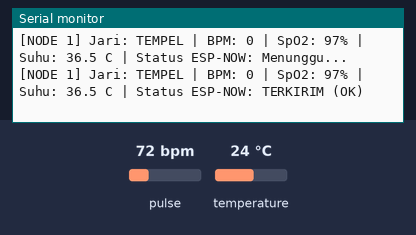
A sketch run on a simulated ESP32-C3. Parts: the last lines printed to the serial monitor. The inputs (shaded band) are chosen by the test bench; at power-on: pulse 72 bpm, temperature 24 °C.

Above: at 3.2 s.
3.3 s: pulse set to 42 bpm
At 3.8 s:
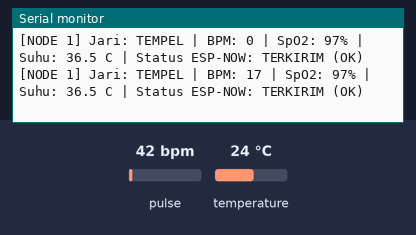
4.8 s: temperature set to 28 °C
At 5.5 s:
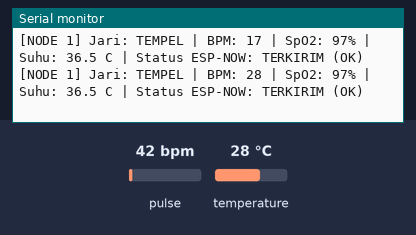
6.3 s: pulse set to 70 bpm
At 6.8 s:
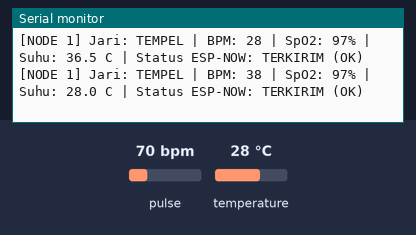
Timing chart, 0 to 9.3 s (numbered marks = the images above; inputs shaded):
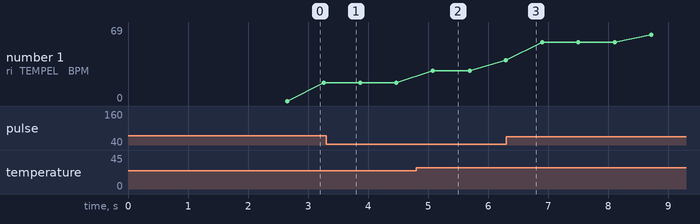

The sketch:

node1_oxymeter.ino
```cpp
/* =================================================================================
 * SMART HEALTH POSYANDU IoT (V4 FIREBASE ECOSYSTEM)
 * NODE 1: ESP32-C3 - Oximeter & Heart Rate (MAX30102 Murni)
 *
 * Sesuai referensi SMART_HEALTH-MASTER:
 * - Modul hanya menggunakan sensor MAX30102 (BPM & SpO2).
 * - Tanpa sensor eksternal DS18B20.
 * - Suhu dapat dibaca langsung dari sensor suhu internal chip MAX30102 (readTemperature()).
 * - I2C Pin otomatis mendeteksi:
 *     * Pin 8 (SDA) & Pin 9 (SCL) [Standar ESP32-C3 SuperMini / SMART_HEALTH-MASTER]
 *     * Pin 1 (SDA) & Pin 2 (SCL) [Alternatif]
 * - Deteksi pelepasan jari otomatis (Anti-ghost reading).
 * - Mengirimkan data via ESP-NOW Broadcast ke ESP32 CYD Gateway.
 * ================================================================================= */

#include <WiFi.h>
#include <esp_now.h>
#include <esp_wifi.h>
#include <Wire.h>
#include "MAX30105.h"
#include "heartRate.h"
#include "spo2_algorithm.h"

#define WIFI_CHANNEL 11

// ==========================================
// 1. HARDWARE & OBJEK SENSOR
// ==========================================
MAX30105 particleSensor;

// Pin I2C Utama (Sesuai referensi SMART_HEALTH-MASTER)
#define I2C_SDA_PRIMARY   8
#define I2C_SCL_PRIMARY   9

// Pin I2C Alternatif
#define I2C_SDA_FALLBACK  1
#define I2C_SCL_FALLBACK  2

// ==========================================
// 2. STRUKTUR DATA ESP-NOW (NODE 1)
// ==========================================
typedef struct struct_msg_oxy {
  int node_id;            // 1 = Node Oximeter & Heart Rate
  int bpm;                // Detak Jantung (BPM)
  int spo2;               // Saturasi Oksigen (%)
  float suhu;             // Suhu (°C) internal MAX30102 / tubuh
  bool finger_detected;   // Status apakah ada jari menempel
} struct_msg_oxy;

struct_msg_oxy myData;
uint8_t broadcastAddress[] = {0xFF, 0xFF, 0xFF, 0xFF, 0xFF, 0xFF};
esp_now_peer_info_t peerInfo;

// ==========================================
// 3. VARIABEL ALGORITMA MEDIS & TIMING
// ==========================================
const byte RATE_SIZE = 4;
byte rates[RATE_SIZE];
byte rateSpot = 0;
long lastBeat = 0;
float beatsPerMinute = 0;
int beatAvg = 0;
int calculatedSpO2 = 0;

float currentTemp = 36.5;
unsigned long lastTempReadTime = 0;
unsigned long lastSendTime = 0;
unsigned long lastSerialTime = 0;
String sendStatus = "Menunggu...";
bool sensorDetected = false;

void OnDataSent(const uint8_t *mac_addr, esp_now_send_status_t status) {
  sendStatus = (status == ESP_NOW_SEND_SUCCESS) ? "TERKIRIM (OK)" : "GAGAL (X)";
}

// ==========================================
// 4. SETUP
// ==========================================
void setup() {
  Serial.begin(115200);
  delay(2000); // Tunggu USB CDC terminal terhubung
  Serial.println("\n================================================");
  Serial.println("  [NODE 1] OXYMETER & HEART RATE (MAX30102)     ");
  Serial.println("  Mode: MAX30102 Standalone (Tanpa DS18B20)     ");
  Serial.println("================================================");

  // A. Inisialisasi Bus I2C dengan Auto-Detect Pin
  Wire.setTimeOut(50);
  Serial.printf("[I2C] Mencoba inisialisasi di Pin SDA=%d, SCL=%d...\n", I2C_SDA_PRIMARY, I2C_SCL_PRIMARY);
  Wire.begin(I2C_SDA_PRIMARY, I2C_SCL_PRIMARY, 100000);

  if (particleSensor.begin(Wire, 100000)) {
    sensorDetected = true;
    Serial.printf("[OK] MAX30102 Terdeteksi di Pin SDA=%d, SCL=%d!\n", I2C_SDA_PRIMARY, I2C_SCL_PRIMARY);
  } else {
    Serial.printf("[WARN] Tidak ditemukan di Pin %d & %d. Mencoba Fallback SDA=%d, SCL=%d...\n",
                  I2C_SDA_PRIMARY, I2C_SCL_PRIMARY, I2C_SDA_FALLBACK, I2C_SCL_FALLBACK);
    Wire.end();
    Wire.begin(I2C_SDA_FALLBACK, I2C_SCL_FALLBACK, 100000);
    if (particleSensor.begin(Wire, 100000)) {
      sensorDetected = true;
      Serial.printf("[OK] MAX30102 Terdeteksi di Pin SDA=%d, SCL=%d!\n", I2C_SDA_FALLBACK, I2C_SCL_FALLBACK);
    } else {
      Serial.println("[ERROR] Sensor MAX30102 tidak ditemukan di Pin 8/9 maupun Pin 1/2! Periksa kabel SDA/SCL.");
    }
  }

  if (sensorDetected) {
    // Setup MAX30102: LedPower 0x1F, sampleAverage 4, ledMode 2 (Red+IR), sampleRate 400Hz, pulseWidth 411us
    particleSensor.setup(0x1F, 4, 2, 400, 411, 4096);
    particleSensor.setPulseAmplitudeRed(0x1F);
    particleSensor.setPulseAmplitudeGreen(0);
    // Aktifkan sensor suhu internal chip MAX30102
    particleSensor.enableDIETEMPRDY();
    Serial.println("[OK] Sensor MAX30102 Siap Digunakan.");
  }

  // B. Inisialisasi WiFi Mode Station & Lock Channel 11
  WiFi.mode(WIFI_STA);
  WiFi.disconnect();

  if (esp_now_init() != ESP_OK) {
    Serial.println("[ERROR] Inisialisasi ESP-NOW Gagal!");
  } else {
    Serial.println("[OK] Inisialisasi ESP-NOW Berhasil.");
  }
  esp_now_register_send_cb((esp_now_send_cb_t)OnDataSent);

  // Set WiFi channel ke 11
  esp_wifi_set_channel(WIFI_CHANNEL, WIFI_SECOND_CHAN_NONE);

  memcpy(peerInfo.peer_addr, broadcastAddress, 6);
  peerInfo.channel = WIFI_CHANNEL;
  peerInfo.encrypt = false;
  if (esp_now_add_peer(&peerInfo) != ESP_OK) {
    Serial.println("[ERROR] Gagal Menambahkan Peer Broadcast!");
  } else {
    Serial.printf("[OK] ESP-NOW Peer Broadcast Terdaftar di Channel %d.\n", WIFI_CHANNEL);
  }

  myData.node_id = 1;
  myData.bpm = 0;
  myData.spo2 = 0;
  myData.suhu = 36.5;
  myData.finger_detected = false;
}

// ==========================================
// 5. LOOP UTAMA
// ==========================================
void loop() {
  if (sensorDetected) {
    particleSensor.check();
  }

  // ----------------------------------------
  // A. BACA SENSOR MAX30102
  // ----------------------------------------
  long irValue = sensorDetected ? particleSensor.getIR() : 0;

  if (irValue > 50000) { // Jari terpasang
    myData.finger_detected = true;

    if (checkForBeat(irValue)) {
      long delta = millis() - lastBeat;
      lastBeat = millis();
      beatsPerMinute = 60.0 / (delta / 1000.0);

      if (beatsPerMinute > 35.0 && beatsPerMinute < 220.0) {
        rates[rateSpot++] = (byte)beatsPerMinute;
        rateSpot %= RATE_SIZE;
        beatAvg = 0;
        for (byte x = 0; x < RATE_SIZE; x++) beatAvg += rates[x];
        beatAvg /= RATE_SIZE;
      }
    }

    // Estimasi Saturasi Oksigen (SpO2) dari responsivitas IR
    calculatedSpO2 = constrain(map(irValue, 50000, 130000, 95, 99), 90, 100);
  } else {
    // Jari dilepas -> Kembalikan nilai ke 0 seketika (Anti-Ghost Reading)
    myData.finger_detected = false;
    beatAvg = 0;
    calculatedSpO2 = 0;
  }

  // ----------------------------------------
  // B. BACA SUHU INTERNAL CHIP MAX30102 (Tiap 2 Detik)
  // ----------------------------------------
  if (millis() - lastTempReadTime >= 2000) {
    lastTempReadTime = millis();
    if (sensorDetected) {
      float chipTemp = particleSensor.readTemperature();
      if (chipTemp >= 25.0 && chipTemp <= 45.0) {
        currentTemp = chipTemp;
      } else {
        currentTemp = 36.5; // Default suhu normal tubuh manusia
      }
    } else {
      currentTemp = 36.5;
    }
  }

  // ----------------------------------------
  // C. TRANSMISI DATA ESP-NOW (Tiap 250ms)
  // ----------------------------------------
  if (millis() - lastSendTime >= 250) {
    lastSendTime = millis();

    myData.node_id = 1;
    myData.bpm = beatAvg;
    myData.spo2 = calculatedSpO2;
    myData.suhu = currentTemp;

    esp_now_send(broadcastAddress, (uint8_t *)&myData, sizeof(myData));
  }

  // ----------------------------------------
  // D. SERIAL MONITOR DIAGNOSTIK (Tiap 600ms)
  // ----------------------------------------
  if (millis() - lastSerialTime >= 600) {
    lastSerialTime = millis();
    Serial.printf("[NODE 1] Jari: %s | BPM: %d | SpO2: %d%% | Suhu: %.1f C | Status ESP-NOW: %s\n",
      myData.finger_detected ? "TEMPEL" : "LEPAS",
      myData.bpm,
      myData.spo2,
      myData.suhu,
      sendStatus.c_str()
    );
  }
}
```

Measured:
- plotted number 1: 38 → 69 after the input at 6.3 s
